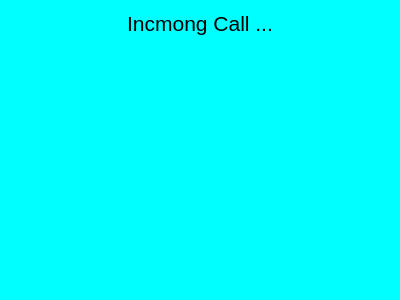
<?xml version="1.0" encoding="UTF-8"?>
<ui version="4.0">
 <class>Call</class>
 <widget class="QWidget" name="Call">
  <property name="geometry">
   <rect>
    <x>0</x>
    <y>0</y>
    <width>400</width>
    <height>300</height>
   </rect>
  </property>
  <property name="windowTitle">
   <string>Form</string>
  </property>
  <property name="styleSheet">
   <string notr="true">background-color: aqua;</string>
  </property>
  <layout class="QVBoxLayout" name="verticalLayout_2">
   <item>
    <layout class="QVBoxLayout" name="verticalLayout">
     <item>
      <widget class="QLabel" name="label">
       <property name="font">
        <font>
         <pointsize>16</pointsize>
        </font>
       </property>
       <property name="styleSheet">
        <string notr="true">color: black;</string>
       </property>
       <property name="text">
        <string>Incmong Call ...</string>
       </property>
       <property name="scaledContents">
        <bool>false</bool>
       </property>
       <property name="alignment">
        <set>Qt::AlignCenter</set>
       </property>
      </widget>
     </item>
     <item>
      <spacer name="verticalSpacer">
       <property name="orientation">
        <enum>Qt::Vertical</enum>
       </property>
       <property name="sizeHint" stdset="0">
        <size>
         <width>20</width>
         <height>40</height>
        </size>
       </property>
      </spacer>
     </item>
     <item>
      <layout class="QHBoxLayout" name="horizontalLayout">
       <item>
        <spacer name="horizontalSpacer">
         <property name="orientation">
          <enum>Qt::Horizontal</enum>
         </property>
         <property name="sizeHint" stdset="0">
          <size>
           <width>40</width>
           <height>20</height>
          </size>
         </property>
        </spacer>
       </item>
       <item>
        <widget class="QPushButton" name="pb_pickCall">
         <property name="styleSheet">
          <string notr="true">border: 0;</string>
         </property>
         <property name="text">
          <string/>
         </property>
         <property name="icon">
          <iconset resource="resources.qrc">
           <normaloff>:/icons/resources/phone.ico</normaloff>:/icons/resources/phone.ico</iconset>
         </property>
         <property name="iconSize">
          <size>
           <width>40</width>
           <height>40</height>
          </size>
         </property>
        </widget>
       </item>
       <item>
        <widget class="QPushButton" name="pb_switchCamera">
         <property name="styleSheet">
          <string notr="true">border: 0;</string>
         </property>
         <property name="text">
          <string/>
         </property>
         <property name="icon">
          <iconset resource="resources.qrc">
           <normaloff>:/icons/resources/switch-camera.png</normaloff>:/icons/resources/switch-camera.png</iconset>
         </property>
         <property name="iconSize">
          <size>
           <width>40</width>
           <height>40</height>
          </size>
         </property>
        </widget>
       </item>
       <item>
        <widget class="QPushButton" name="pb_mic">
         <property name="styleSheet">
          <string notr="true">border: 0;</string>
         </property>
         <property name="text">
          <string/>
         </property>
         <property name="icon">
          <iconset resource="resources.qrc">
           <normaloff>:/icons/resources/mic.png</normaloff>:/icons/resources/mic.png</iconset>
         </property>
         <property name="iconSize">
          <size>
           <width>40</width>
           <height>40</height>
          </size>
         </property>
        </widget>
       </item>
       <item>
        <widget class="QPushButton" name="pushButton">
         <property name="styleSheet">
          <string notr="true">border: 0;</string>
         </property>
         <property name="text">
          <string/>
         </property>
         <property name="icon">
          <iconset resource="resources.qrc">
           <normaloff>:/icons/resources/no-cameras.png</normaloff>:/icons/resources/no-cameras.png</iconset>
         </property>
         <property name="iconSize">
          <size>
           <width>40</width>
           <height>40</height>
          </size>
         </property>
        </widget>
       </item>
       <item>
        <widget class="QPushButton" name="pb_hangCall">
         <property name="styleSheet">
          <string notr="true">background: transparent; border: 0;</string>
         </property>
         <property name="text">
          <string/>
         </property>
         <property name="icon">
          <iconset resource="resources.qrc">
           <normaloff>:/icons/resources/hang.png</normaloff>:/icons/resources/hang.png</iconset>
         </property>
         <property name="iconSize">
          <size>
           <width>40</width>
           <height>40</height>
          </size>
         </property>
        </widget>
       </item>
       <item>
        <spacer name="horizontalSpacer_2">
         <property name="orientation">
          <enum>Qt::Horizontal</enum>
         </property>
         <property name="sizeHint" stdset="0">
          <size>
           <width>40</width>
           <height>20</height>
          </size>
         </property>
        </spacer>
       </item>
      </layout>
     </item>
    </layout>
   </item>
  </layout>
 </widget>
 <resources>
  <include location="resources.qrc"/>
 </resources>
 <connections/>
</ui>
